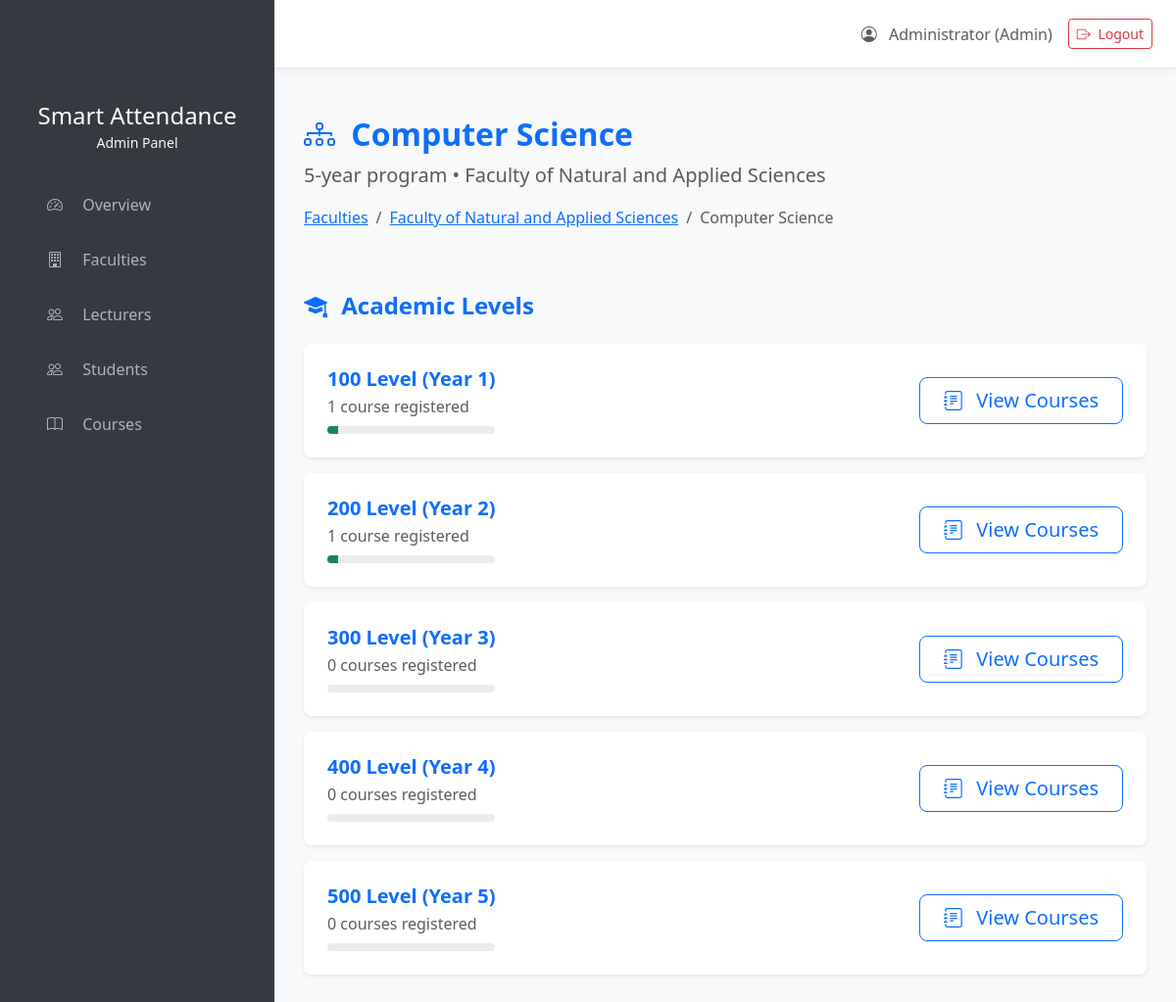
Screenshot of /admin/department/1 (signed in) with the database file from the repository.
### models.py (models this page shows)
class User(db.Model, UserMixin):
    id = db.Column(db.Integer, primary_key=True)
    matric_number = db.Column(db.String(50), unique=True, nullable=True)  # Students only
    username = db.Column(db.String(80), unique=True, nullable=True)       # Lecturers/Admin
    password_hash = db.Column(db.String(128), nullable=False)
    name = db.Column(db.String(100), nullable=False)
    role = db.Column(db.String(20), nullable=False)  # 'admin', 'lecturer', 'student'
    department_id = db.Column(db.Integer, db.ForeignKey('department.id'), nullable=True)
    current_level = db.Column(db.Integer, nullable=True)  # Students only
    department = db.relationship('Department', backref='users')

class Department(db.Model):
    id = db.Column(db.Integer, primary_key=True)
    name = db.Column(db.String(100), nullable=False)
    faculty_id = db.Column(db.Integer, db.ForeignKey('faculty.id'), nullable=False)
    levels = db.Column(db.Integer, default=4)
    __table_args__ = (db.UniqueConstraint('name', 'faculty_id', name='unique_dept_faculty'),)

class Faculty(db.Model):
    id = db.Column(db.Integer, primary_key=True)
    name = db.Column(db.String(100), unique=True, nullable=False)
    departments = db.relationship('Department', backref='faculty', lazy=True)

### app.py (the view)
@app.route('/admin/department/<int:department_id>')
@login_required
def admin_department_detail(department_id):
    if current_user.role != 'admin':
        return redirect(url_for('dashboard'))
    department = Department.query.get_or_404(department_id)
    level_list = list(range(1, department.levels + 1))
    return render_template('admin/department_detail.html', department=department, levels=level_list)

### app.py (called while the page is built)
@login_manager.user_loader
def load_user(user_id):
    return User.query.get(int(user_id))

### templates/admin/department_detail.html (shortened to what this page needs)
{% extends "base.html" %}
{% block content %}
<div class="d-flex justify-content-between align-items-center mb-5">
    <div>
        <h2 class="text-primary fw-bold">
            <i class="bi bi-diagram-3 me-2"></i> {{ department.name }}
        </h2>
        <p class="text-muted lead">
            {{ department.levels }}-year program • {{ department.faculty.name }}
        </p>
        <nav aria-label="breadcrumb">
            <ol class="breadcrumb">
                <li class="breadcrumb-item"><a href="{{ url_for('admin_faculties') }}">Faculties</a></li>
                <li class="breadcrumb-item"><a href="{{ url_for('admin_faculty_detail', faculty_id=department.faculty.id) }}">{{ department.faculty.name }}</a></li>
                <li class="breadcrumb-item active">{{ department.name }}</li>
            </ol>
        </nav>
    </div>
</div>
<h4 class="mb-4 text-primary fw-bold">
    <i class="bi bi-mortarboard-fill me-2"></i> Academic Levels
</h4>
<div class="list-group">
    {% for lvl in levels %}
        {% set level_code = lvl * 100 %}
        {% set course_count = department.courses|selectattr('level', 'equalto', lvl)|list|length %}
        {% set progress = (course_count / 15 * 100) if course_count > 0 else 0 %}
        <div class="list-group-item list-group-item-action p-4 mb-3 border-0 shadow-sm rounded-3 hover-shadow">
            <div class="d-flex w-100 justify-content-between align-items-center">
                <div>
                    <h5 class="mb-1 fw-bold text-primary">
                        {{ level_code }} Level (Year {{ lvl }})
                    </h5>
                    <p class="mb-1 text-muted">
                        {{ course_count }} course{{ 's' if course_count != 1 else '' }} registered
                    </p>
                    <div class="progress mt-2" style="height: 8px;">
                        <div class="progress-bar bg-success" role="progressbar"
                             style="width: {{ progress }}%;"
                             aria-valuenow="{{ progress }}" aria-valuemin="0" aria-valuemax="100">
                        </div>
                    </div>
                </div>
                <div>
                    <a href="{{ url_for('admin_level_detail', department_id=department.id, level=lvl) }}"
                       class="btn btn-outline-primary btn-lg px-4">
                        <i class="bi bi-journal-text me-2"></i> View Courses
                    </a>
                </div>
            </div>
        </div>
    {% endfor %}
</div>
{% endblock %}

### templates/base.html (shortened to what this page needs)
<!DOCTYPE html>
<html lang="en">
<head>
    <link href="https://cdn.jsdelivr.net/npm/bootstrap@5.3.2/dist/css/bootstrap.min.css" rel="stylesheet">
    <link href="https://cdn.jsdelivr.net/npm/bootstrap-icons@1.11.0/font/bootstrap-icons.css" rel="stylesheet">
</head>
<body>
    {% if current_user.is_authenticated %}
        {% if current_user.role == 'admin' %}
        <div class="sidebar">
            <div class="p-4 text-center">
                <h4 class="text-white mb-0">Smart Attendance</h4>
                <small class="text-light">Admin Panel</small>
            </div>
            <nav class="nav flex-column px-3">
                <a class="nav-link {% if request.endpoint == 'admin_overview' %}active{% endif %}"
                   href="{{ url_for('admin_overview') }}">
                    <i class="bi bi-speedometer2 me-3"></i> Overview
                </a>
                <a class="nav-link {% if request.endpoint in ['admin_faculties', 'admin_faculty_detail'] %}active{% endif %}"
                   href="{{ url_for('admin_faculties') }}">
                    <i class="bi bi-building me-3"></i> Faculties
                </a>
                <a class="nav-link {% if request.endpoint == 'admin_lecturers' or request.endpoint == 'admin_lecturer_detail' %}active{% endif %}"
                   href="{{ url_for('admin_lecturers') }}">
                    <i class="bi bi-people me-3"></i> Lecturers
                </a>
                <a class="nav-link {% if request.endpoint == 'admin_students' %}active{% endif %}"
                   href="{{ url_for('admin_students') }}">
                    <i class="bi bi-people me-3"></i> Students
                </a>
                <a class="nav-link {% if request.endpoint == 'admin_courses' %}active{% endif %}"
                   href="{{ url_for('admin_courses') }}">
                    <i class="bi bi-book me-3"></i> Courses
                </a>
            </nav>
        </div>
        {% endif %}
        <div class="top-navbar border-bottom d-flex align-items-center px-4">
            <div class="me-4">
                <a href="{% if current_user.role == 'admin' %}{{ url_for('admin_overview') }}
                         {% elif current_user.role == 'lecturer' %}{{ url_for('lecturer_dashboard') }}
                         {% elif current_user.role == 'student' %}{{ url_for('student_dashboard') }}{% endif %}">
                </a>
            </div>
            <div class="ms-auto d-flex align-items-center gap-3">
                <span class="text-muted">
                    <i class="bi bi-person-circle me-2"></i>
                    {{ current_user.name }} ({{ current_user.role|capitalize }})
                </span>
                <a href="{{ url_for('logout') }}" class="btn btn-outline-danger btn-sm">
                    <i class="bi bi-box-arrow-right me-1"></i> Logout
                </a>
            </div>
        </div>
    {% endif %}
    <div class="{% if current_user.role == 'admin' %}main-content{% endif %}">
        <div class="content-area pt-5">
            {% block content %}{% endblock %}
        </div>
    </div>
</body>
</html>

### templates/base.html (style rules this page uses)
body { background-color: #f8f9fa; }
.sidebar { position: fixed; top: 0; left: 0; bottom: 0; width: 280px; background: #343a40; padding-top: 80px; overflow-y: auto; z-index: 1000; }
.sidebar .nav-link { color: #adb5bd; padding: 12px 20px; border-radius: 8px; margin: 4px 12px; transition: all 0.2s; }
.main-content { margin-left: 280px; min-height: 100vh; }
.top-navbar { height: 70px; background: white; box-shadow: 0 2px 10px rgba(0,0,0,0.05); }
.content-area { padding: 30px; }

### templates/admin/department_detail.html (style rules this page uses)
.hover-shadow { transition: all 0.3s ease; }
.list-group-item { background-color: #ffffff; }

### rows the page displays
User: name "Administrator", role "Admin"
Department: name "Computer Science", levels "5"
Faculty: faculty.name "Faculty of Natural and Applied Sciences"

### other values shown
{{ level_code }} "100" "200" "300" "400" "500"
{{ lvl }} "1" "2" "3" "4" "5"
{{ course_count }} "1" "1" "0" "0" "0"
{{ 's' if course_count != 1 else '' }} "s" "s" "s"
